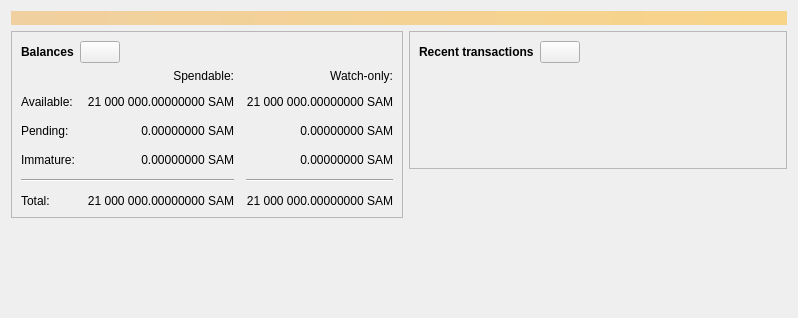
<?xml version="1.0" encoding="UTF-8"?>
<ui version="4.0">
 <class>OverviewPage</class>
 <widget class="QWidget" name="OverviewPage">
  <property name="geometry">
   <rect>
    <x>0</x>
    <y>0</y>
    <width>798</width>
    <height>318</height>
   </rect>
  </property>
  <property name="windowTitle">
   <string>Form</string>
  </property>
  <layout class="QVBoxLayout" name="topLayout">
   <item>
    <widget class="QLabel" name="labelAlerts">
     <property name="visible">
      <bool>false</bool>
     </property>
     <property name="styleSheet">
      <string notr="true">QLabel { background-color: qlineargradient(x1: 0, y1: 0, x2: 1, y2: 0, stop:0 #F0D0A0, stop:1 #F8D488); color:#000000; }</string>
     </property>
     <property name="wordWrap">
      <bool>true</bool>
     </property>
     <property name="margin">
      <number>3</number>
     </property>
     <property name="textInteractionFlags">
      <set>Qt::TextSelectableByMouse</set>
     </property>
    </widget>
   </item>
   <item>
    <layout class="QHBoxLayout" name="horizontalLayout" stretch="1,1">
     <item>
      <layout class="QVBoxLayout" name="verticalLayout_2">
       <item>
        <widget class="QFrame" name="frame">
         <property name="frameShape">
          <enum>QFrame::StyledPanel</enum>
         </property>
         <property name="frameShadow">
          <enum>QFrame::Raised</enum>
         </property>
         <layout class="QVBoxLayout" name="verticalLayout_4">
          <item>
           <layout class="QHBoxLayout" name="horizontalLayout_4">
            <item>
             <widget class="QLabel" name="label_5">
              <property name="font">
               <font>
                <weight>75</weight>
                <bold>true</bold>
               </font>
              </property>
              <property name="text">
               <string>Balances</string>
              </property>
             </widget>
            </item>
            <item>
             <widget class="QPushButton" name="labelWalletStatus">
              <property name="enabled">
               <bool>true</bool>
              </property>
              <property name="maximumSize">
               <size>
                <width>45</width>
                <height>16777215</height>
               </size>
              </property>
              <property name="toolTip">
               <string>The displayed information may be out of date. Your wallet automatically synchronizes with the Samcoin network after a connection is established, but this process has not completed yet.</string>
              </property>
              <property name="text">
               <string/>
              </property>
              <property name="icon">
               <iconset resource="../samcoin.qrc">
                <normaloff>:/icons/warning</normaloff>
                <disabledoff>:/icons/warning</disabledoff>:/icons/warning</iconset>
              </property>
              <property name="iconSize">
               <size>
                <width>24</width>
                <height>24</height>
               </size>
              </property>
             </widget>
            </item>
            <item>
             <spacer name="horizontalSpacer_3">
              <property name="orientation">
               <enum>Qt::Horizontal</enum>
              </property>
              <property name="sizeHint" stdset="0">
               <size>
                <width>40</width>
                <height>20</height>
               </size>
              </property>
             </spacer>
            </item>
           </layout>
          </item>
          <item>
           <layout class="QGridLayout" name="gridLayout">
            <property name="spacing">
             <number>12</number>
            </property>
            <item row="2" column="2">
             <widget class="QLabel" name="labelWatchPending">
              <property name="cursor">
               <cursorShape>IBeamCursor</cursorShape>
              </property>
              <property name="toolTip">
               <string>Unconfirmed transactions to watch-only addresses</string>
              </property>
              <property name="text">
               <string notr="true">0.00000000 SAM</string>
              </property>
              <property name="alignment">
               <set>Qt::AlignRight|Qt::AlignTrailing|Qt::AlignVCenter</set>
              </property>
              <property name="textInteractionFlags">
               <set>Qt::LinksAccessibleByMouse|Qt::TextSelectableByKeyboard|Qt::TextSelectableByMouse</set>
              </property>
             </widget>
            </item>
            <item row="2" column="1">
             <widget class="QLabel" name="labelUnconfirmed">
              <property name="cursor">
               <cursorShape>IBeamCursor</cursorShape>
              </property>
              <property name="toolTip">
               <string>Total of transactions that have yet to be confirmed, and do not yet count toward the spendable balance</string>
              </property>
              <property name="text">
               <string notr="true">0.00000000 SAM</string>
              </property>
              <property name="alignment">
               <set>Qt::AlignRight|Qt::AlignTrailing|Qt::AlignVCenter</set>
              </property>
              <property name="textInteractionFlags">
               <set>Qt::LinksAccessibleByMouse|Qt::TextSelectableByKeyboard|Qt::TextSelectableByMouse</set>
              </property>
             </widget>
            </item>
            <item row="3" column="2">
             <widget class="QLabel" name="labelWatchImmature">
              <property name="cursor">
               <cursorShape>IBeamCursor</cursorShape>
              </property>
              <property name="toolTip">
               <string>Mined balance in watch-only addresses that has not yet matured</string>
              </property>
              <property name="text">
               <string notr="true">0.00000000 SAM</string>
              </property>
              <property name="alignment">
               <set>Qt::AlignRight|Qt::AlignTrailing|Qt::AlignVCenter</set>
              </property>
              <property name="textInteractionFlags">
               <set>Qt::LinksAccessibleByMouse|Qt::TextSelectableByKeyboard|Qt::TextSelectableByMouse</set>
              </property>
             </widget>
            </item>
            <item row="4" column="0" colspan="2">
             <widget class="Line" name="line">
              <property name="orientation">
               <enum>Qt::Horizontal</enum>
              </property>
             </widget>
            </item>
            <item row="4" column="2">
             <widget class="Line" name="lineWatchBalance">
              <property name="sizePolicy">
               <sizepolicy hsizetype="Preferred" vsizetype="Fixed">
                <horstretch>0</horstretch>
                <verstretch>0</verstretch>
               </sizepolicy>
              </property>
              <property name="minimumSize">
               <size>
                <width>140</width>
                <height>0</height>
               </size>
              </property>
              <property name="orientation">
               <enum>Qt::Horizontal</enum>
              </property>
             </widget>
            </item>
            <item row="5" column="0">
             <widget class="QLabel" name="labelTotalText">
              <property name="text">
               <string>Total:</string>
              </property>
             </widget>
            </item>
            <item row="3" column="1">
             <widget class="QLabel" name="labelImmature">
              <property name="cursor">
               <cursorShape>IBeamCursor</cursorShape>
              </property>
              <property name="toolTip">
               <string>Mined balance that has not yet matured</string>
              </property>
              <property name="text">
               <string notr="true">0.00000000 SAM</string>
              </property>
              <property name="alignment">
               <set>Qt::AlignRight|Qt::AlignTrailing|Qt::AlignVCenter</set>
              </property>
              <property name="textInteractionFlags">
               <set>Qt::LinksAccessibleByMouse|Qt::TextSelectableByKeyboard|Qt::TextSelectableByMouse</set>
              </property>
             </widget>
            </item>
            <item row="2" column="3">
             <spacer name="horizontalSpacer_2">
              <property name="orientation">
               <enum>Qt::Horizontal</enum>
              </property>
              <property name="sizeHint" stdset="0">
               <size>
                <width>40</width>
                <height>20</height>
               </size>
              </property>
             </spacer>
            </item>
            <item row="3" column="0">
             <widget class="QLabel" name="labelImmatureText">
              <property name="text">
               <string>Immature:</string>
              </property>
             </widget>
            </item>
            <item row="5" column="1">
             <widget class="QLabel" name="labelTotal">
              <property name="cursor">
               <cursorShape>IBeamCursor</cursorShape>
              </property>
              <property name="toolTip">
               <string>Your current total balance</string>
              </property>
              <property name="text">
               <string notr="true">21 000 000.00000000 SAM</string>
              </property>
              <property name="alignment">
               <set>Qt::AlignRight|Qt::AlignTrailing|Qt::AlignVCenter</set>
              </property>
              <property name="textInteractionFlags">
               <set>Qt::LinksAccessibleByMouse|Qt::TextSelectableByKeyboard|Qt::TextSelectableByMouse</set>
              </property>
             </widget>
            </item>
            <item row="5" column="2">
             <widget class="QLabel" name="labelWatchTotal">
              <property name="cursor">
               <cursorShape>IBeamCursor</cursorShape>
              </property>
              <property name="toolTip">
               <string>Current total balance in watch-only addresses</string>
              </property>
              <property name="text">
               <string notr="true">21 000 000.00000000 SAM</string>
              </property>
              <property name="alignment">
               <set>Qt::AlignRight|Qt::AlignTrailing|Qt::AlignVCenter</set>
              </property>
              <property name="textInteractionFlags">
               <set>Qt::LinksAccessibleByMouse|Qt::TextSelectableByKeyboard|Qt::TextSelectableByMouse</set>
              </property>
             </widget>
            </item>
            <item row="0" column="2">
             <widget class="QLabel" name="labelWatchonly">
              <property name="text">
               <string>Watch-only:</string>
              </property>
              <property name="alignment">
               <set>Qt::AlignRight|Qt::AlignTrailing|Qt::AlignVCenter</set>
              </property>
             </widget>
            </item>
            <item row="1" column="0">
             <widget class="QLabel" name="labelBalanceText">
              <property name="text">
               <string>Available:</string>
              </property>
             </widget>
            </item>
            <item row="1" column="1">
             <widget class="QLabel" name="labelBalance">
              <property name="cursor">
               <cursorShape>IBeamCursor</cursorShape>
              </property>
              <property name="toolTip">
               <string>Your current spendable balance</string>
              </property>
              <property name="text">
               <string notr="true">21 000 000.00000000 SAM</string>
              </property>
              <property name="alignment">
               <set>Qt::AlignRight|Qt::AlignTrailing|Qt::AlignVCenter</set>
              </property>
              <property name="textInteractionFlags">
               <set>Qt::LinksAccessibleByMouse|Qt::TextSelectableByKeyboard|Qt::TextSelectableByMouse</set>
              </property>
             </widget>
            </item>
            <item row="1" column="2">
             <widget class="QLabel" name="labelWatchAvailable">
              <property name="cursor">
               <cursorShape>IBeamCursor</cursorShape>
              </property>
              <property name="toolTip">
               <string>Your current balance in watch-only addresses</string>
              </property>
              <property name="text">
               <string notr="true">21 000 000.00000000 SAM</string>
              </property>
              <property name="alignment">
               <set>Qt::AlignRight|Qt::AlignTrailing|Qt::AlignVCenter</set>
              </property>
              <property name="textInteractionFlags">
               <set>Qt::LinksAccessibleByMouse|Qt::TextSelectableByKeyboard|Qt::TextSelectableByMouse</set>
              </property>
             </widget>
            </item>
            <item row="2" column="0">
             <widget class="QLabel" name="labelPendingText">
              <property name="text">
               <string>Pending:</string>
              </property>
             </widget>
            </item>
            <item row="0" column="1">
             <widget class="QLabel" name="labelSpendable">
              <property name="text">
               <string>Spendable:</string>
              </property>
              <property name="alignment">
               <set>Qt::AlignRight|Qt::AlignTrailing|Qt::AlignVCenter</set>
              </property>
             </widget>
            </item>
           </layout>
          </item>
         </layout>
        </widget>
       </item>
       <item>
        <spacer name="verticalSpacer">
         <property name="orientation">
          <enum>Qt::Vertical</enum>
         </property>
         <property name="sizeHint" stdset="0">
          <size>
           <width>20</width>
           <height>40</height>
          </size>
         </property>
        </spacer>
       </item>
      </layout>
     </item>
     <item>
      <layout class="QVBoxLayout" name="verticalLayout_3">
       <item>
        <widget class="QFrame" name="frame_2">
         <property name="frameShape">
          <enum>QFrame::StyledPanel</enum>
         </property>
         <property name="frameShadow">
          <enum>QFrame::Raised</enum>
         </property>
         <layout class="QVBoxLayout" name="verticalLayout">
          <item>
           <layout class="QHBoxLayout" name="horizontalLayout_2">
            <item>
             <widget class="QLabel" name="label_4">
              <property name="font">
               <font>
                <weight>75</weight>
                <bold>true</bold>
               </font>
              </property>
              <property name="text">
               <string>Recent transactions</string>
              </property>
             </widget>
            </item>
            <item>
             <widget class="QPushButton" name="labelTransactionsStatus">
              <property name="enabled">
               <bool>true</bool>
              </property>
              <property name="maximumSize">
               <size>
                <width>45</width>
                <height>16777215</height>
               </size>
              </property>
              <property name="toolTip">
               <string>The displayed information may be out of date. Your wallet automatically synchronizes with the Samcoin network after a connection is established, but this process has not completed yet.</string>
              </property>
              <property name="text">
               <string/>
              </property>
              <property name="icon">
               <iconset resource="../samcoin.qrc">
                <normaloff>:/icons/warning</normaloff>
                <disabledoff>:/icons/warning</disabledoff>:/icons/warning</iconset>
              </property>
              <property name="iconSize">
               <size>
                <width>24</width>
                <height>24</height>
               </size>
              </property>
             </widget>
            </item>
            <item>
             <spacer name="horizontalSpacer">
              <property name="orientation">
               <enum>Qt::Horizontal</enum>
              </property>
              <property name="sizeHint" stdset="0">
               <size>
                <width>40</width>
                <height>20</height>
               </size>
              </property>
             </spacer>
            </item>
           </layout>
          </item>
          <item>
           <widget class="TransactionOverviewWidget" name="listTransactions">
            <property name="styleSheet">
             <string notr="true">QListView { background: transparent; }</string>
            </property>
            <property name="frameShape">
             <enum>QFrame::NoFrame</enum>
            </property>
            <property name="verticalScrollBarPolicy">
             <enum>Qt::ScrollBarAlwaysOff</enum>
            </property>
            <property name="horizontalScrollBarPolicy">
             <enum>Qt::ScrollBarAlwaysOff</enum>
            </property>
            <property name="sizeAdjustPolicy">
             <enum>QAbstractScrollArea::AdjustToContents</enum>
            </property>
            <property name="selectionMode">
             <enum>QAbstractItemView::NoSelection</enum>
            </property>
            <property name="uniformItemSizes">
             <bool>true</bool>
            </property>
           </widget>
          </item>
         </layout>
        </widget>
       </item>
       <item>
        <spacer name="verticalSpacer_2">
         <property name="orientation">
          <enum>Qt::Vertical</enum>
         </property>
         <property name="sizeHint" stdset="0">
          <size>
           <width>20</width>
           <height>40</height>
          </size>
         </property>
        </spacer>
       </item>
      </layout>
     </item>
    </layout>
   </item>
  </layout>
 </widget>
 <customwidgets>
  <customwidget>
   <class>TransactionOverviewWidget</class>
   <extends>QListView</extends>
   <header>qt/transactionoverviewwidget.h</header>
  </customwidget>
 </customwidgets>
 <resources/>
 <connections/>
</ui>
